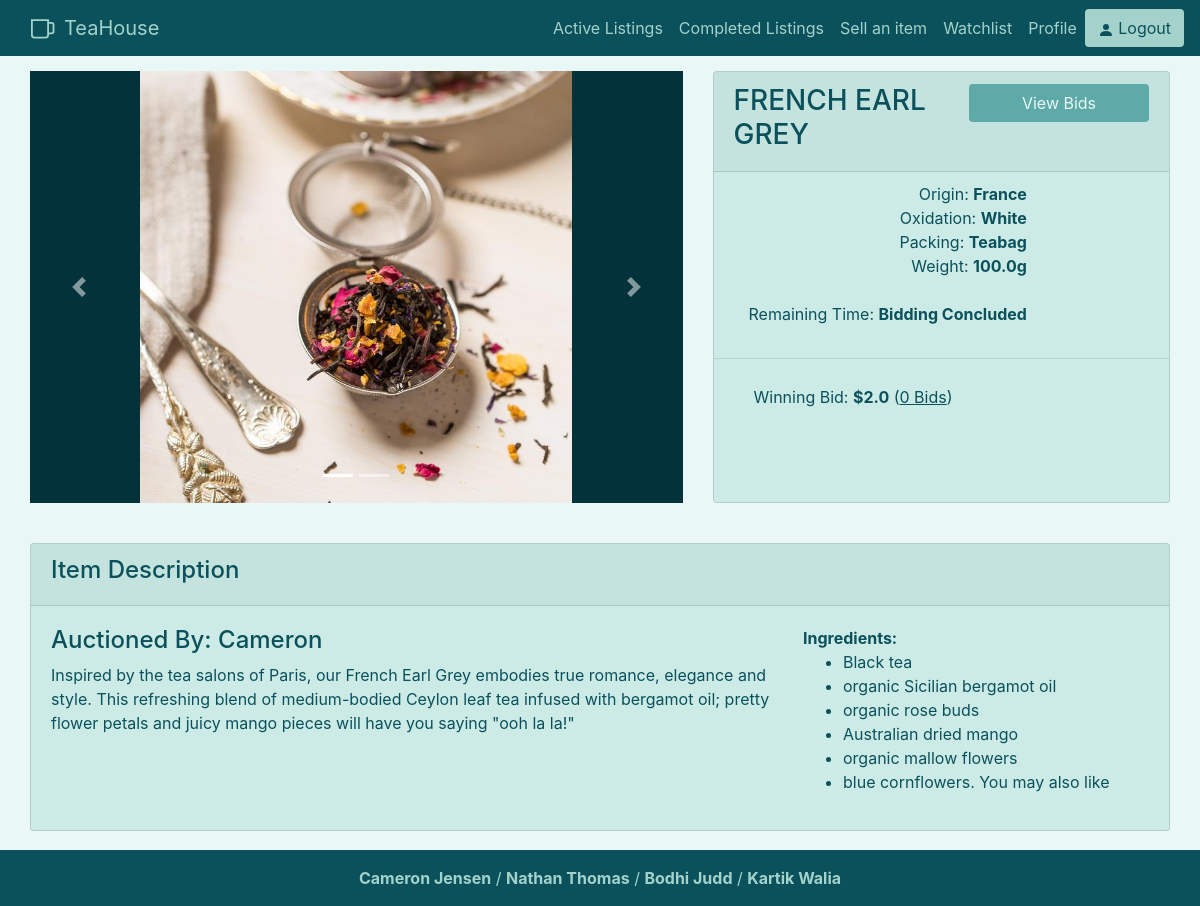
/tea/8 (signed in), run on the app's committed database.
### auction/models.py (models this page shows)
class auctionListing(db.Model):
    __tablename__ = 'auctionListing'
    __table_args__ = {'extend_existing': True}
    id = db.Column(db.Integer, primary_key=True)
    user_id = db.Column(db.Integer, db.ForeignKey('users.id'), nullable=False)
    start_time = db.Column(db.DateTime, default=datetime.now(), nullable=False)
    end_time = db.Column(db.DateTime, nullable=False)
    starting_bid = db.Column(db.Float, nullable=False) #make 0 minimum
    current_bid = db.Column(db.Float, nullable=False) #same as above
    photos_url = db.Column(db.String())
    description = db.Column(db.String(255))
    weight = db.Column(db.Float, nullable=False)
    title = db.Column(db.String(100), nullable=False)
    tea_name = db.Column(db.String(60), nullable=False)
    origin_country = db.Column(db.String(60), nullable=False)
    oxidation = db.Column(db.String(60), nullable=False)
    packing = db.Column(db.String(60), nullable=False)
    bid_status = db.Column(db.Integer, nullable=False)
    total_bids = db.Column(db.Integer, nullable=False)

class User(db.Model, UserMixin):
    __tablename__ = 'users'
    __table_args__ = {'extend_existing': True}
    id = db.Column(db.Integer, primary_key = True)
    username = db.Column(db.String(100), index=True, unique= True, nullable=False)
    email = db.Column(db.String(100), index = True, nullable = False)
    password_hash = db.Column(db.String(255),nullable=False)
    contact_number = db.Column(db.String(20), unique = True)
    address = db.Column(db.String(200), nullable=False)

### auction/items.py (the view, shortened to what this page needs)
@bp.route('/<int:id>', methods = ['GET','POST'])
def display(id):
    currentItem = auctionListing.query.filter_by(id=id).first() # get current item
    remainingTime = (currentItem.end_time - datetime.now()) # get time
    if(remainingTime < timedelta(0)):
      currentItem.bid_status = 0
      db.session.commit()
    userName = User.query.filter_by(id=currentItem.user_id).first().username
    bidList = []
    form = BidForm()
    watchlistExists = False
    errorStatus = 0
    if (current_user.is_authenticated):
        if (current_user.id == currentItem.user_id):
            bidList = Bid.query.filter_by(listing_id = currentItem.id).order_by(desc(Bid.bid_time))
        if (Watchlist.query.filter_by(user_id=current_user.id).filter_by(item_id=id).first()):
          watchlistExists = True
    ingredientList = currentItem.tea_name.split(',')
    form = BidForm()
    return render_template('items/details.html', errorStatus=errorStatus, form=form, auctionListing=currentItem, timeLeft=str(remainingTime)[:-7], username=userName, bidList=bidList, ingredients=ingredientList, watchlistExists = watchlistExists)

### auction/templates/items/details.html (shortened to what this page needs)
{% extends 'base.html' %}
{% import "bootstrap/wtf.html" as wtf %}
{% block content %}
    <div style="padding: 15px 30px 15px 30px;" class="row">
        <div class="col-lg-7">
            <div id="carouselExampleIndicators" class="carousel slide carousel-fade" data-ride="carousel">
                <ol class="carousel-indicators">
                    <li data-target="#carouselExampleIndicators" data-slide-to="0" class="active"></li>
                    <li data-target="#carouselExampleIndicators" data-slide-to="1"></li>
                </ol>
                <div class="carousel-inner">
                    <div class="carousel-item active">
                        <img class="carousel-img d-block h-100" src="{{auctionListing.photos_url}}" alt="First slide">
                    </div>
                </div>
                <a class="carousel-control-prev" href="#carouselExampleIndicators" role="button" data-slide="prev">
                    <span class="carousel-control-prev-icon" aria-hidden="true"></span>
                </a>
                <a class="carousel-control-next" href="#carouselExampleIndicators" role="button" data-slide="next">
                    <span class="carousel-control-next-icon" aria-hidden="true"></span>
                </a>
            </div>
        </div>
        <div class="col-lg">
            <div class="card h-100">
                <div class="card-header">
                    <div class="row">
                        <div class="col">
                            <h3>{{auctionListing.title}}</h3>
                        </div>
                        <div class="col">
                            {% if current_user.id == auctionListing.user_id %}
                            <button style="width: 180px; float: right;" data-toggle="modal" data-target="#bidList" class="btn btn-default item-btn">View Bids</a>
                            {% endif %}
                        </div>
                    </div>
                </div>
                <div class="row">
                    <p class="right-align">
                        Origin: <b>{{auctionListing.origin_country}}</b><br>
                        Oxidation: <b>{{auctionListing.oxidation}}</b><br>
                        Packing: <b>{{auctionListing.packing}}</b><br>
                        Weight: <b>{{auctionListing.weight}}g</b><br><br>
                        {% if auctionListing.bid_status ==1 %}
                        Remaining Time: <b>{{timeLeft}}</b>
                        {% else %}
                        Remaining Time: <b>Bidding Concluded</b>
                        {% endif %}
                    </p>
                </div>
                <hr>
                <div class="row">
                    <div class="col">
                        <p style="padding-left:40px;" class="right-align">
                            {% if auctionListing.bid_status == 1 %}
                            Current Bid: <b>${{auctionListing.current_bid}}</b> (<u>{{auctionListing.total_bids}} Bids</u>)
                            {% else %}
                            Winning Bid: <b>${{auctionListing.current_bid}}</b> (<u>{{auctionListing.total_bids}} Bids</u>)
                            {% endif %}
                        </p>
                    </div>
                </div>
            </div>
        </div>
    </div>
    <div class="row" style="padding:10px 30px 0px 30px">
        <div style="padding: 15px" class="col-lg">
            <div class="card h-100">
                <div class="card-header">
                    <h4>Item Description</h4>
                </div>
                <div class="card-body">
                    <div class="row">
                        <div class="col-8">
                            <h4>Auctioned By: {{username}}</h4>
                            <p>{{auctionListing.description}}</p>
                        </div>
                        <div class="col">
                            <b>Ingredients:</b><br>
                            <ul>
                                {% for ingredient in ingredients %}
                                <li>{{ingredient}}</li>
                                {%endfor%}
                            </ul>
                        </div>
                    </div>
                </div>
            </div>
        </div>
    </div>
{% endblock %}

### auction/static/css/style.css (style rules this page uses)
:root { --main: #5eaaa8; --light: #a3d2ca; --cardcol: #ccebe6; --dark: #0b515c; --darker: #03323a; --beige: #e8ded2; --lighter: #e9f8f6; }
body { background-color: var(--lighter); }
.btn-default { background-color: var(--light); color: var(--dark); }
.item-btn { background-color: var(--main) !important; color: var(--lighter) !important; }
.card { background-color: var(--cardcol); color: var(--dark); }
.right-align { text-align: right; float: left; padding-left: 50px; padding-top: 10px; }
.carousel { width: 100%; }
p,h3 { color: var(--dark) }

### auction/templates/items/details.html (style rules this page uses)
.carousel-item { height: 432px; background-color: var(--darker); }
.carousel-img { margin-left: auto; margin-right: auto; }

### data on the page
auctionListing: photos_url (picture), title "FRENCH EARL GREY", origin_country "France", oxidation "White", packing "Teabag", weight "100.0", current_bid "2.0", total_bids "0", description "Inspired by the tea salons of Paris, our French Earl Grey embodies true romance, elegance and style. This refreshing blend of medium-bodied Ceylon leaf tea infused with bergamot oil; pretty flower petals and juicy mango pieces will have you saying \"ooh la la!\""
User: username "Cameron"

### other printed values
{{ ingredient }} "Black tea" "organic Sicilian bergamot oil" "organic rose buds" "Australian dried mango" "organic mallow flowers" "blue cornflowers. You may also like"
